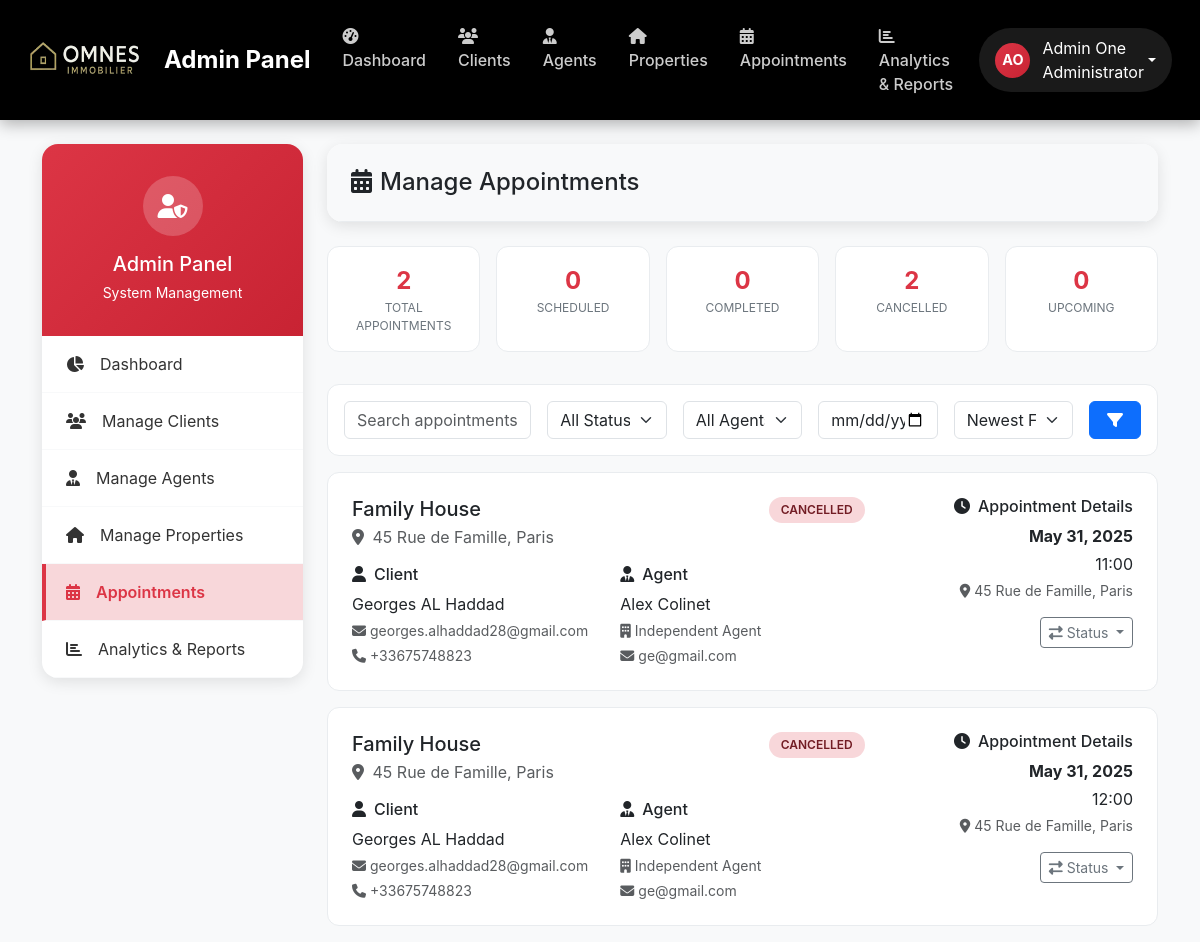
The page /src/admin/manage_appointments.php (signed in) on the database its author committed.
### tables this page shows
CREATE TABLE IF NOT EXISTS `users` (
  `id` int NOT NULL AUTO_INCREMENT,
  `first_name` varchar(50) NOT NULL,
  `last_name` varchar(50) NOT NULL,
  `email` varchar(100) NOT NULL,
  `password_hash` varchar(255) NOT NULL,
  `role` enum('admin','client','agent') NOT NULL DEFAULT 'client',
  `phone` varchar(15) NOT NULL,
  `created_at` timestamp NULL DEFAULT CURRENT_TIMESTAMP,
  `updated_at` timestamp NULL DEFAULT CURRENT_TIMESTAMP ON UPDATE CURRENT_TIMESTAMP,
  PRIMARY KEY (`id`),
  UNIQUE KEY `email` (`email`)
);

CREATE TABLE IF NOT EXISTS `appointments` (
  `id` int NOT NULL AUTO_INCREMENT,
  `client_id` int NOT NULL,
  `agent_id` int NOT NULL,
  `property_id` int NOT NULL,
  `appointment_date` datetime NOT NULL,
  `status` enum('scheduled','completed','cancelled') DEFAULT 'scheduled',
  `location` varchar(255) NOT NULL,
  `created_at` timestamp NULL DEFAULT CURRENT_TIMESTAMP,
  `updated_at` timestamp NULL DEFAULT CURRENT_TIMESTAMP ON UPDATE CURRENT_TIMESTAMP,
  PRIMARY KEY (`id`),
  KEY `client_id` (`client_id`),
  KEY `agent_id` (`agent_id`),
  KEY `property_id` (`property_id`)
);

CREATE TABLE IF NOT EXISTS `properties` (
  `id` int NOT NULL AUTO_INCREMENT,
  `agent_id` int NOT NULL,
  `title` varchar(255) NOT NULL,
  `description` text NOT NULL,
  `images` json DEFAULT NULL,
  `price` decimal(12,2) NOT NULL,
  `property_type` enum('house','apartment','land','commercial','rental','auction') NOT NULL,
  `status` enum('available','pending','sold','rented','withdrawn') DEFAULT 'available',
  `address_line1` varchar(255) NOT NULL,
  `city` varchar(100) NOT NULL,
  `state` varchar(100) DEFAULT NULL,
  `postal_code` varchar(20) DEFAULT NULL,
  `country` varchar(100) DEFAULT 'France',
  `bedrooms` int DEFAULT '0',
  `bathrooms` int DEFAULT '0',
  `year_built` int DEFAULT '0',
  `living_area` int NOT NULL DEFAULT '0',
  `has_parking` tinyint(1) DEFAULT '0',
  `parking_spaces` int DEFAULT '0',
  `has_garden` tinyint(1) DEFAULT '0',
  `created_at` timestamp NULL DEFAULT CURRENT_TIMESTAMP,
  `updated_at` timestamp NULL DEFAULT CURRENT_TIMESTAMP ON UPDATE CURRENT_TIMESTAMP,
  PRIMARY KEY (`id`),
  KEY `agent_id` (`agent_id`)
);

CREATE TABLE IF NOT EXISTS `agents` (
  `user_id` int NOT NULL,
  `first_name` varchar(50) NOT NULL DEFAULT '',
  `last_name` varchar(50) NOT NULL DEFAULT '',
  `phone` varchar(15) NOT NULL DEFAULT '',
  `cv_file_path` varchar(255) DEFAULT '',
  `profile_picture_path` varchar(255) DEFAULT NULL,
  `agency_name` varchar(255) NOT NULL DEFAULT 'Independent Agent',
  `agency_email` varchar(100) DEFAULT '',
  `years_experience` int DEFAULT '0',
  `average_rating` decimal(3,2) DEFAULT '0.00',
  `total_sales` decimal(15,2) DEFAULT '0.00',
  `total_transactions` int DEFAULT '0',
  PRIMARY KEY (`user_id`),
  UNIQUE KEY `agency_email` (`agency_email`)
);

### src/admin/manage_appointments.php (the view, shortened to what the rows shown need)
<?php
require_once '../config/database.php';
require_once '../includes/functions.php';
$admin_data = getCurrentUser();
$database = Database::getInstance();
$pdo = $database->getConnection();
$sort = $_GET['sort'] ?? 'newest';
$query = "
    SELECT
        a.*,
        p.title as property_title,
        p.address_line1,
        p.city,
        p.price as property_price,
        CONCAT(agent.first_name, ' ', agent.last_name) as agent_name,
        agent_details.agency_name,
        agent_user.email as agent_email,
        agent_user.phone as agent_phone,
        CONCAT(client.first_name, ' ', client.last_name) as client_name,
        client.email as client_email,
        client.phone as client_phone
    FROM appointments a
    INNER JOIN properties p ON a.property_id = p.id
    INNER JOIN agents agent_details ON a.agent_id = agent_details.user_id
    INNER JOIN users agent_user ON agent_details.user_id = agent_user.id
    INNER JOIN users agent ON a.agent_id = agent.id
    INNER JOIN users client ON a.client_id = client.id
    WHERE 1=1
";
$params = [];
switch ($sort) {
    default:
        $query .= " ORDER BY a.created_at DESC";
}
try {
    $stmt = $pdo->prepare($query);
    $stmt->execute($params);
    $appointments = $stmt->fetchAll(PDO::FETCH_ASSOC);
} catch (Exception $e) {
    error_log("Appointments fetch error: " . $e->getMessage());
    $error = 'Error loading appointments.';
    $appointments = [];
}
?>
<!DOCTYPE html>
<html lang="en">
<head>
    <link href="https://cdnjs.cloudflare.com/ajax/libs/bootstrap/5.3.0/css/bootstrap.min.css" rel="stylesheet">
    <link href="https://cdnjs.cloudflare.com/ajax/libs/font-awesome/6.4.0/css/all.min.css" rel="stylesheet">
</head>
<body>
    <?php include '../includes/admin_header.php'; ?>
    <div class="container mt-4">
        <div class="row">
            <div class="col-lg-9">
                <div class="content-card mb-4">
                    <div class="content-card-header">
                        <h1 class="h4 mb-0">
                            <i class="fas fa-calendar-alt me-2"></i>Manage Appointments
                        </h1>
                    </div>
                </div>
                <?php if (empty($appointments)): ?>
                    <div class="text-center py-5">
                        <i class="fas fa-calendar-times fa-3x text-muted mb-3"></i>
                        <p class="text-muted">No appointments found.</p>
                    </div>
                <?php else: ?>
                    <?php foreach ($appointments as $appointment): ?>
                        <div class="appointment-card">
                            <div class="row">
                                <div class="col-md-8">
                                    <div class="d-flex justify-content-between align-items-start mb-3">
                                        <div>
                                            <h5 class="mb-1"><?= htmlspecialchars($appointment['property_title']) ?></h5>
                                            <p class="text-muted mb-0">
                                                <i class="fas fa-map-marker-alt me-1"></i>
                                                <?= htmlspecialchars($appointment['address_line1'] . ', ' . $appointment['city']) ?>
                                            </p>
                                        </div>
                                        <span class="status-badge status-<?= $appointment['status'] ?>">
                                            <?= ucfirst($appointment['status']) ?>
                                        </span>
                                    </div>
                                    <div class="row">
                                        <div class="col-md-6">
                                            <h6><i class="fas fa-user me-2"></i>Client</h6>
                                            <p class="mb-1"><?= htmlspecialchars($appointment['client_name']) ?></p>
                                            <p class="mb-1 small text-muted">
                                                <i class="fas fa-envelope me-1"></i><?= htmlspecialchars($appointment['client_email']) ?>
                                            </p>
                                            <?php if (!empty($appointment['client_phone'])): ?>
                                                <p class="mb-0 small text-muted">
                                                    <i class="fas fa-phone me-1"></i><?= htmlspecialchars($appointment['client_phone']) ?>
                                                </p>
                                            <?php endif; ?>
                                        </div>
                                        <div class="col-md-6">
                                            <h6><i class="fas fa-user-tie me-2"></i>Agent</h6>
                                            <p class="mb-1"><?= htmlspecialchars($appointment['agent_name']) ?></p>
                                            <p class="mb-1 small text-muted">
                                                <i class="fas fa-building me-1"></i><?= htmlspecialchars($appointment['agency_name']) ?>
                                            </p>
                                            <p class="mb-0 small text-muted">
                                                <i class="fas fa-envelope me-1"></i><?= htmlspecialchars($appointment['agent_email']) ?>
                                            </p>
                                        </div>
                                    </div>
                                </div>
                                <div class="col-md-4">
                                    <div class="text-end mb-3">
                                        <h6><i class="fas fa-clock me-2"></i>Appointment Details</h6>
                                        <p class="mb-1">
                                            <strong><?= date('F d, Y', strtotime($appointment['appointment_date'])) ?></strong>
                                        </p>
                                        <p class="mb-1"><?= date('H:i', strtotime($appointment['appointment_date'])) ?></p>
                                        <p class="mb-3 small text-muted">
                                            <i class="fas fa-map-marker-alt me-1"></i><?= htmlspecialchars($appointment['location']) ?>
                                        </p>
                                    </div>
                                    <div class="action-buttons justify-content-end">
                                        <div class="btn-group">
                                            <button type="button" class="btn btn-sm btn-outline-secondary dropdown-toggle" data-bs-toggle="dropdown">
                                                <i class="fas fa-exchange-alt"></i> Status
                                            </button>
                                        </div>
                                    </div>
                                </div>
                            </div>
                        </div>
                    <?php endforeach; ?>
                <?php endif; ?>
            </div>
        </div>
    </div>
</body>
</html>

### src/includes/admin_header.php (shortened to what the rows shown need)
<nav class="navbar navbar-expand-lg admin-header">
    <div class="container-fluid">
        <div class="collapse navbar-collapse" id="navbarNav">
            <div class="d-flex align-items-center me-3">
                <div class="dropdown">
                    <a href="#" class="user-profile dropdown-toggle" data-bs-toggle="dropdown" aria-expanded="false">
                        <div class="user-avatar">
                            <?= strtoupper(substr($admin_data['first_name'] ?? 'A', 0, 1) . substr($admin_data['last_name'] ?? 'D', 0, 1)) ?>
                        </div>
                        <div class="user-info">
                            <div class="user-name"><?= htmlspecialchars(($admin_data['first_name'] ?? '') . ' ' . ($admin_data['last_name'] ?? '')) ?></div>
                            <div class="user-role">Administrator</div>
                        </div>
                    </a>
                </div>
            </div>
        </div>
    </div>
</nav>

### rows shown on the page
users: first_name+last_name "AO", first_name+last_name "Admin One"
appointments: property.title "Family House", property.city "45 Rue de Famille, Paris", status "CANCELLED", client_name "Georges AL Haddad", users.email "georges.alhaddad28@gmail.com", users.phone "+33675748823", agent_name "Alex Colinet", agent.agency_name "Independent Agent", users.email "ge@gmail.com", appointment_date "May 31, 2025", appointment_date "11:00", location "45 Rue de Famille, Paris"
appointments: property.title "Family House", property.city "45 Rue de Famille, Paris", status "CANCELLED", client_name "Georges AL Haddad", users.email "georges.alhaddad28@gmail.com", users.phone "+33675748823", agent_name "Alex Colinet", agent.agency_name "Independent Agent", users.email "ge@gmail.com", appointment_date "May 31, 2025", appointment_date "12:00", location "45 Rue de Famille, Paris"

### other values the page prints
$stats['total'] "2"
$stats['scheduled'] "0"
$stats['completed'] "0"
$stats['cancelled'] "2"
$stats['upcoming'] "0"
